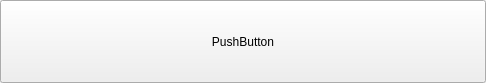
<?xml version="1.0" encoding="UTF-8"?>
<ui version="4.0">
 <class>NameButton</class>
 <widget class="QWidget" name="NameButton">
  <property name="geometry">
   <rect>
    <x>0</x>
    <y>0</y>
    <width>486</width>
    <height>83</height>
   </rect>
  </property>
  <property name="sizePolicy">
   <sizepolicy hsizetype="Expanding" vsizetype="Expanding">
    <horstretch>1</horstretch>
    <verstretch>1</verstretch>
   </sizepolicy>
  </property>
  <property name="windowTitle">
   <string>Form</string>
  </property>
  <layout class="QVBoxLayout" name="verticalLayout_2">
   <property name="spacing">
    <number>0</number>
   </property>
   <property name="leftMargin">
    <number>0</number>
   </property>
   <property name="topMargin">
    <number>0</number>
   </property>
   <property name="rightMargin">
    <number>0</number>
   </property>
   <property name="bottomMargin">
    <number>0</number>
   </property>
   <item>
    <layout class="QVBoxLayout" name="verticalLayout">
     <item>
      <widget class="QPushButton" name="pushButton">
       <property name="sizePolicy">
        <sizepolicy hsizetype="Expanding" vsizetype="Expanding">
         <horstretch>1</horstretch>
         <verstretch>1</verstretch>
        </sizepolicy>
       </property>
       <property name="text">
        <string>PushButton</string>
       </property>
      </widget>
     </item>
    </layout>
   </item>
  </layout>
 </widget>
 <resources/>
 <connections/>
</ui>
